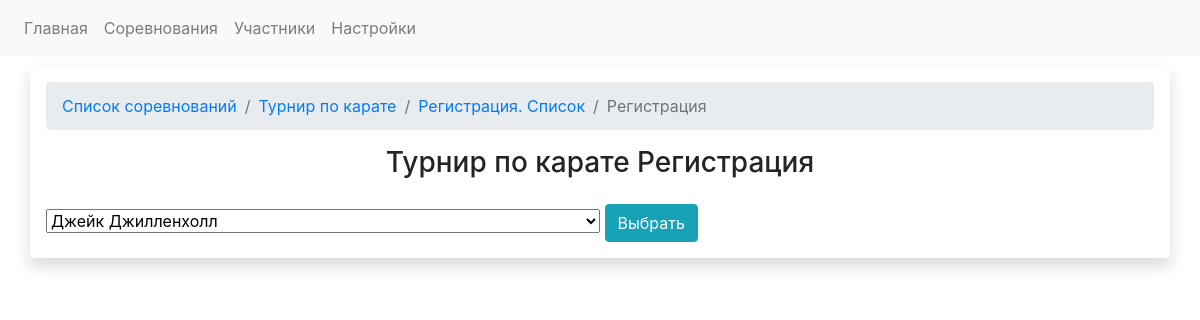
Screenshot of /competitions/4/registrations/new with the database file from the repository.
### app.py (models this page shows)
class CompetitionsDB(db.Model):
    competition_id = db.Column(db.Integer, primary_key=True)
    competition_name = db.Column(db.String)
    competition_date_start = db.Column(db.Date, default=datetime.utcnow)
    competition_date_finish = db.Column(db.Date, default=datetime.utcnow)
    competition_city = db.Column(db.String)
    competition_fights = db.relationship('FightsDB', backref='competition', lazy='dynamic')
    registrations = db.relationship('RegistrationDB', backref='competition')

class FightersDB(db.Model):
    fighter_id = db.Column(db.Integer, primary_key=True)
    name = db.Column(db.String)
    last_name = db.Column(db.String)
    fighter_image = db.Column(db.String)
    fighter_image_id = db.Column(db.String)
    birthday = db.Column(db.Date, default=datetime.utcnow)
    active_status = db.Column(db.Integer)
    red_fighter = db.relationship('FightsDB', backref='red_fighter', foreign_keys="[FightsDB.red_fighter_id]")
    blue_fighter = db.relationship('FightsDB', backref='blue_fighter', foreign_keys="[FightsDB.blue_fighter_id]")
    registrations = db.relationship('RegistrationDB', backref = 'fighter')

### app.py (the view, shortened to what this page needs)
@app.route('/competitions/<int:competition_id>/registrations/new', methods=["POST", "GET"])
def registration_new(competition_id):
    competition_data = CompetitionsDB.query.get(competition_id)
    fighters = FightersDB.query.all()
    regs = RegistrationDB.query.filter_by(competition_id=competition_id).all()
    fighters_status = {}  # Статус бойца - это словарь. Ключ словаря - id бойца.
    for fighter in fighters:
        fighters_status[fighter.fighter_id] = {'general_status': fighter.active_status, 'reg_status': 0, 'fighter_name': fighter.name, 'fighter_last_name': fighter.last_name}
        for reg in regs:
            if fighter.fighter_id == reg.fighter.fighter_id:
                fighters_status[fighter.fighter_id] = {'general_status':fighter.active_status, 'reg_status': 1, 'fighter_name':fighter.name, 'fighter_last_name': fighter.last_name}
    return render_template('regnewform.html', regs = regs, competition_data = competition_data, fighters = fighters, fighters_status = fighters_status)

### templates/regnewform.html (shortened to what this page needs)
<!DOCTYPE html>
<html lang="en">
<head>
    <link rel="stylesheet" href="https://stackpath.bootstrapcdn.com/bootstrap/4.5.0/css/bootstrap.min.css">
    <link rel="stylesheet" href="https://cdn.jsdelivr.net/npm/bootstrap-select@1.13.14/dist/css/bootstrap-select.min.css">
</head>
<body>
    <nav class="navbar navbar-expand-lg navbar-light bg-light">
  <div class="collapse navbar-collapse" id="navbarSupportedContent">
    <ul class="navbar-nav mr-auto">
      <li class="nav-item">
        <a class="nav-link" href="{{url_for('index')}}">Главная</a>
      </li>
      <li class="nav-item">
        <a class="nav-link" href="{{url_for('competitions')}}">Соревнования</a>
      </li>
        <li class="nav-item">
            <a class="nav-link" href="{{url_for('participants')}}">Участники</a>
        </li>
      <li class="nav-item">
        <a class="nav-link" href="{{url_for('settings_form')}}">Настройки</a>
      </li>
    </ul>
</div>
</nav>
    <div class="container" style="margin-top: 10px">
        <div class="row">
            <div class="col-lg-12 shadow p-3 mb-5 bg-white rounded">
            <nav aria-label="breadcrumb">
              <ol class="breadcrumb">
                    <li class="breadcrumb-item"><a href="{{url_for('competitions')}}">Список соревнований</a></li>
                    <li class="breadcrumb-item"><a href="{{url_for('competition_view', competition_id = competition_data.competition_id)}}">{{ competition_data.competition_name }}</a></li>
                  <li class="breadcrumb-item"><a href="{{url_for('registration', competition_id = competition_data.competition_id)}}">Регистрация. Список</a></li>
                <li class="breadcrumb-item active" aria-current="page">Регистрация</li>
              </ol>
            </nav>
            <div class="row justify-content-center">
                <h3>{{ competition_data.competition_name }} Регистрация</h3>
            </div>
                <form id="select_fighter_form" method="POST" action="{{ url_for('registration_new', competition_id = competition_data.competition_id)}}">
                    <select data-size="20" class="selectpicker w-50" data-live-search="true" title="Выберете участника из списка" name="fighter_pick">
                      {% for fighter_id, status_dict in fighters_status.items() %}
                            {% if status_dict['general_status'] == 1 %}
                                {% if status_dict['reg_status'] == 1 %}
                                    <option data-subtext="Зарегистрирован" disabled value={{ fighter_id }}>{{ status_dict['fighter_name'] }} {{ status_dict['fighter_last_name'] }}</option>
                                {% else %}
                                    <option value={{ fighter_id }}>{{ status_dict['fighter_name'] }} {{ status_dict['fighter_last_name'] }}</option>
                                {% endif %}
                            {% endif %}
                      {% endfor %}
                    </select>
                <button type="submit" class="btn btn-info">Выбрать</button>
                </form>
            </div>
        </div>
    </div>
</body>
</html>

### rows the page displays
CompetitionsDB: competition_name "Турнир по карате"
FightersDB: fighter_pick "Джейк Джилленхолл"
